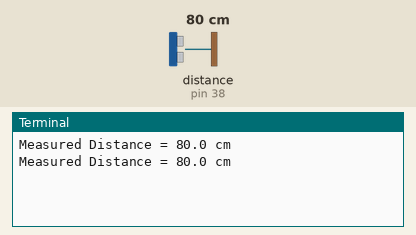
Bench run of a program on a simulated Raspberry Pi (header pin numbers). Shown: the last lines printed to the terminal. Inputs (shaded band) come from the test bench; at power-on: distance to the obstacle (sensor on pin 38) 80 cm. The echo pulse lasts 58.3 µs per cm; the clock reads 2024-03-15 10:24:30 at power-on unless the program sets it.

Above: at 1.2 s.
1.3 s: distance to the obstacle (sensor on pin 38) set to 2 cm
At 2.6 s:
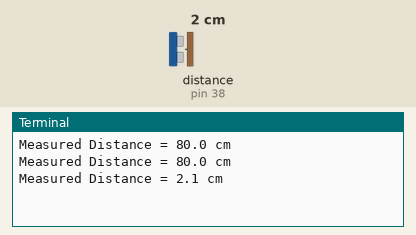
2.8 s: distance to the obstacle (sensor on pin 38) set to 4 cm
At 3.5 s:
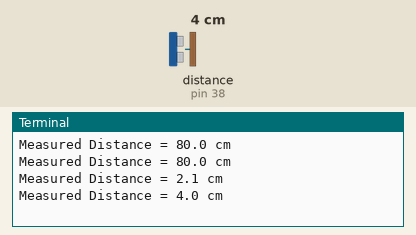
Timing chart, 0 to 5.8 s (numbered marks = the images above; inputs shaded):
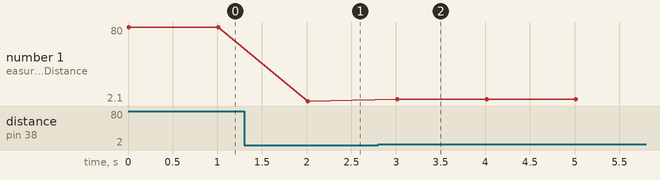

Measured:
- after the input at 1.3 s, the terminal: prints a new line after 0.71 s (image 1)
- after the input at 2.8 s, the terminal: prints a new line after 0.21 s (image 2)
- plotted number 1: 80 → 2.1 after the input at 1.3 s, 2.1 → 4 after the input at 2.8 s

The program:

HC-SR04-RPi.GPIO.py
```python
#Libraries
import RPi.GPIO as GPIO
import time
import signal

#GPIO Mode (BOARD / BCM)
GPIO.setmode(GPIO.BOARD)

#set GPIO Pins
GPIO_TRIGGER = 12
GPIO_ECHO = 18
GPIO_TRIGGER = 40
GPIO_ECHO = 38

#set GPIO direction (IN / OUT)
GPIO.setup(GPIO_TRIGGER, GPIO.OUT)
GPIO.setup(GPIO_ECHO, GPIO.IN)

def distance():
    GPIO.output(GPIO_TRIGGER, False)
    time.sleep(0.000002)
    GPIO.output(GPIO_TRIGGER, True)
    time.sleep(0.00001)
    GPIO.output(GPIO_TRIGGER, False)

    StartTime = time.time()
    StopTime = time.time()

    # save StartTime
    while GPIO.input(GPIO_ECHO) == 0:
        StartTime = time.time()

    # save time of arrival
    while GPIO.input(GPIO_ECHO) == 1:
        StopTime = time.time()

    # time difference between start and arrival
    TimeElapsed = StopTime - StartTime
    # multiply with the sonic speed (34300 cm/s)
    # and divide by 2, because there and back
    distance = (TimeElapsed * 34300) / 2

    return distance

def handler(signum, frame):
    raise TimeoutError()

if __name__ == '__main__':
    try:
        while True:
            try:
                signal.signal(signal.SIGALRM, handler)
                signal.alarm(2)
                dist = distance()
                signal.alarm(0)
                print ("Measured Distance = %.1f cm" % dist)
            except TimeoutError:
                print("Forever is over!")
            time.sleep(1)

        # Reset by pressing CTRL + C
    except KeyboardInterrupt:
        print("Measurement stopped by User")
        GPIO.cleanup()
```
